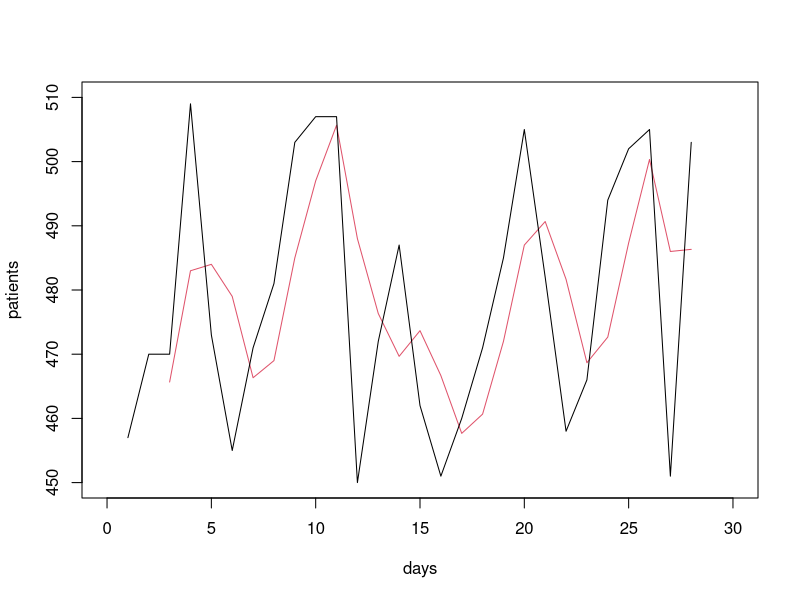

Here is the R script that generated this plot:
library(TTR)

# Load in data
frame<-read.csv("PatientArrivals.csv")
head(frame)

# Compute simple moving average with 3 periods
sma.pred<-SMA(frame$Patient.arrival, n=3) # SMA() calculates the simple moving average. n = 3 
# indicates that we want to calculate the average over 3 periods. Note that this moving average # weights each data point equally.
print(sma.pred) #note that the forecast is inserted at the beginning of this array

# Plot the moving average
plot(sma.pred , type="l",col=2, ylim=c(450,510), xlim=c(0,30), xlab="days", ylab="patients")
# note that type indicates the type of points or line you want on the plot, ylim and xlim indicate 
# the range of the y or axis, respectively, and ylab and xlab specify the titles of the y and x axes, respectively.

# Add the original data to the plot
lines(frame$Patient.arrival) # note that the moving average is plotted at the last of the three periods used to compute it
